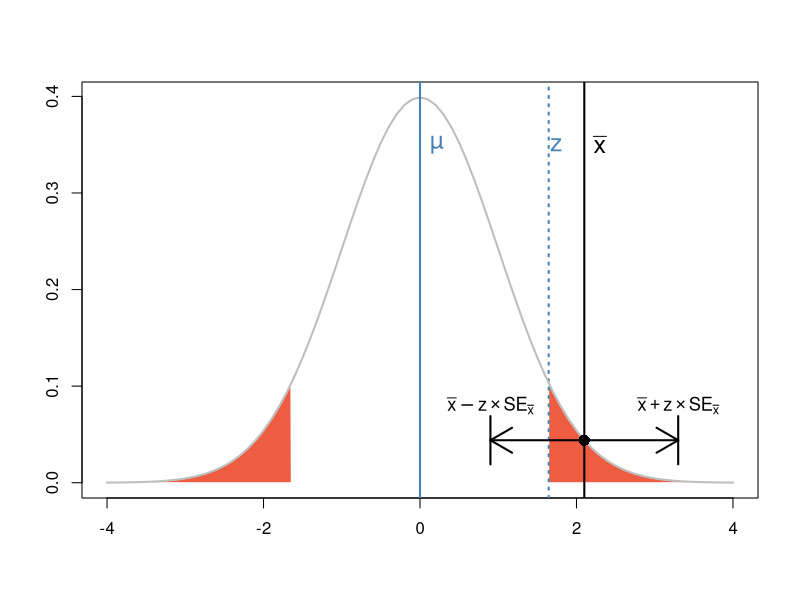

Write R code to recreate this figure.
# Visualize decision rule equivalence.
par(mfrow = c(1, 1))

x <- seq(-4, 4, by=0.1)
y <- dnorm(x)
critical.z <- qnorm(0.05)

# Left tail.
plot(x, y, type="n", xlab="", ylab="")
polygon(c(-4, seq(-4, critical.z, by=0.01), critical.z),
        c(0, dnorm(seq(-4, critical.z, by=0.01)), 0),
        col="tomato2", border=0)

# Right tail.
polygon(c(abs(critical.z), seq(abs(critical.z), 4, by=0.01), 4),
        c(0, dnorm(seq(abs(critical.z), 4, by=0.01)), 0),
        col="tomato2", border=0)
abline(v=abs(critical.z), col="steelblue", lty=3, lwd=2)
text(abs(critical.z), 0.35, "z", adj=-0.1, cex=1.5, col="steelblue")

# Add lines for distribution, population mean, sample mean.
lines(x, y, lwd=2, col="gray")
abline(v=0, lwd=2, col="steelblue")
text(0, 0.35, "µ", col="steelblue", adj=-0.7, cex=1.5)

mean.x <- 2.1
abline(v=mean.x, lwd=2)
text(mean.x, 0.35, expression(bar(x)), adj=-0.7, cex=1.5)
points(mean.x, dnorm(mean.x), pch=16, cex=1.5)

# Add confidence interval lines.
arrows(mean.x - 1.2, dnorm(mean.x), mean.x, dnorm(mean.x), lwd=2, code=1)
lines(c(mean.x - 1.2, mean.x - 1.2), c(dnorm(mean.x) - 0.025, dnorm(mean.x) + 0.025), lwd=2)
text(mean.x - 1.2, 0.08, expression(bar(x) - z %*% SE[bar(x)]), cex=1.1)

arrows(mean.x, dnorm(mean.x), mean.x + 1.2, dnorm(mean.x), lwd=2, code=2)
lines(c(mean.x + 1.2, mean.x + 1.2), c(dnorm(mean.x) - 0.025, dnorm(mean.x) + 0.025), lwd=2)
text(mean.x + 1.2, 0.08, expression(bar(x) + z %*% SE[bar(x)]), cex=1.1)
